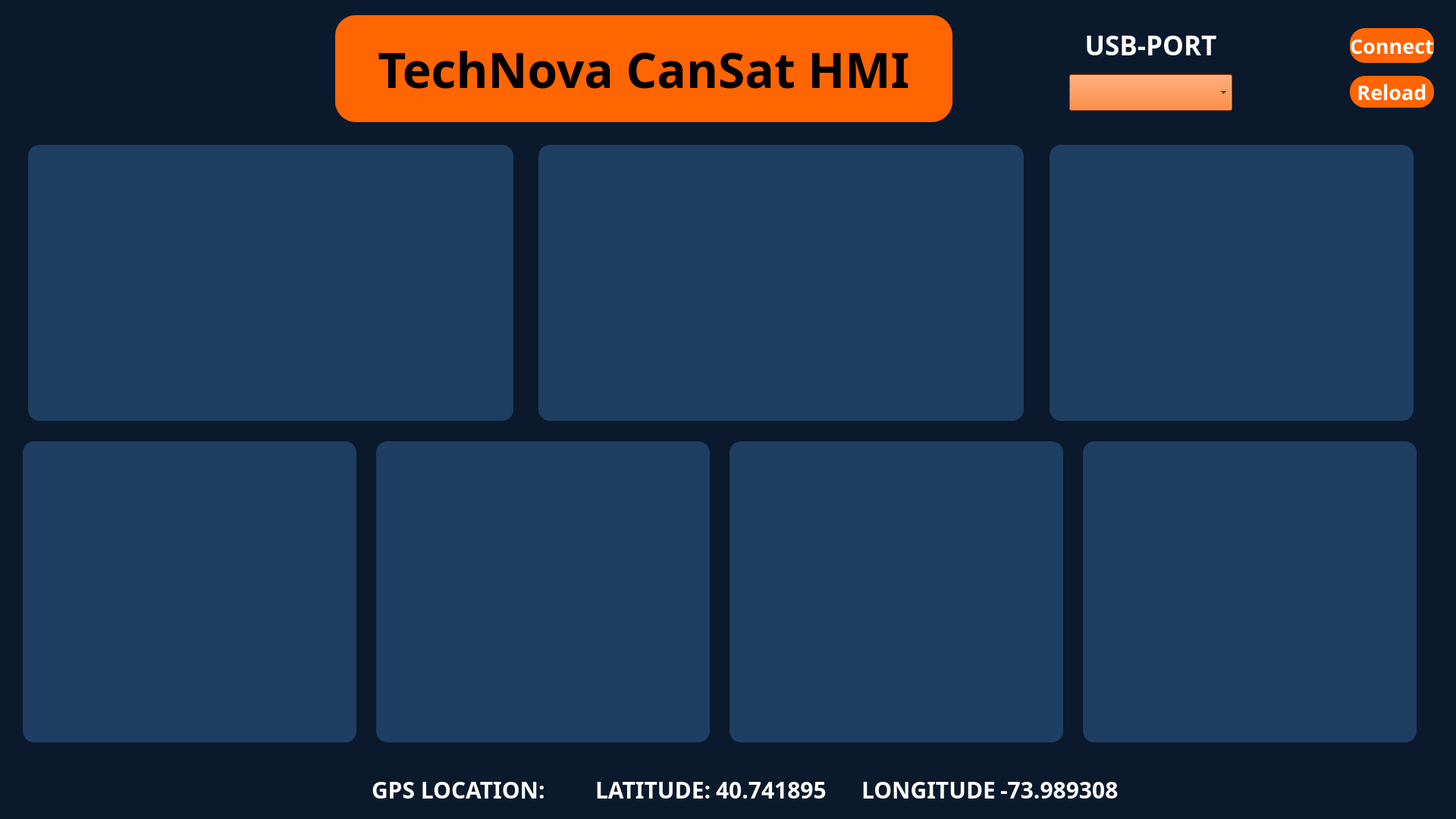
<?xml version="1.0" encoding="UTF-8"?>
<ui version="4.0">
 <class>MainWindow</class>
 <widget class="QMainWindow" name="MainWindow">
  <property name="geometry">
   <rect>
    <x>0</x>
    <y>0</y>
    <width>1920</width>
    <height>1080</height>
   </rect>
  </property>
  <property name="windowTitle">
   <string>MainWindow</string>
  </property>
  <property name="autoFillBackground">
   <bool>false</bool>
  </property>
  <property name="animated">
   <bool>true</bool>
  </property>
  <widget class="QWidget" name="centralwidget">
   <property name="styleSheet">
    <string notr="true">background-color: #0B192C;</string>
   </property>
   <widget class="QWidget" name="horizontalLayoutWidget">
    <property name="geometry">
     <rect>
      <x>10</x>
      <y>20</y>
      <width>1881</width>
      <height>141</height>
     </rect>
    </property>
    <layout class="QHBoxLayout" name="horizontalLayout_2">
     <item>
      <spacer name="horizontalSpacer_4">
       <property name="orientation">
        <enum>Qt::Horizontal</enum>
       </property>
       <property name="sizeHint" stdset="0">
        <size>
         <width>40</width>
         <height>20</height>
        </size>
       </property>
      </spacer>
     </item>
     <item>
      <widget class="QLabel" name="label_2">
       <property name="enabled">
        <bool>true</bool>
       </property>
       <property name="minimumSize">
        <size>
         <width>128</width>
         <height>128</height>
        </size>
       </property>
       <property name="maximumSize">
        <size>
         <width>128</width>
         <height>128</height>
        </size>
       </property>
       <property name="text">
        <string/>
       </property>
       <property name="pixmap">
        <pixmap>../../Downloads/Insignia-TechNova 1.png</pixmap>
       </property>
       <property name="scaledContents">
        <bool>true</bool>
       </property>
      </widget>
     </item>
     <item>
      <spacer name="horizontalSpacer_3">
       <property name="orientation">
        <enum>Qt::Horizontal</enum>
       </property>
       <property name="sizeHint" stdset="0">
        <size>
         <width>40</width>
         <height>20</height>
        </size>
       </property>
      </spacer>
     </item>
     <item>
      <widget class="QLabel" name="label">
       <property name="minimumSize">
        <size>
         <width>814</width>
         <height>133</height>
        </size>
       </property>
       <property name="maximumSize">
        <size>
         <width>814</width>
         <height>16777215</height>
        </size>
       </property>
       <property name="font">
        <font>
         <family>Kode Mono</family>
         <pointsize>1</pointsize>
         <weight>75</weight>
         <bold>true</bold>
        </font>
       </property>
       <property name="autoFillBackground">
        <bool>false</bool>
       </property>
       <property name="styleSheet">
        <string notr="true">background-color:#FF6500;
color: #000000;
font-size: 64px;
font-weight: bold;
border-radius: 27px;

</string>
       </property>
       <property name="text">
        <string>TechNova CanSat HMI</string>
       </property>
       <property name="alignment">
        <set>Qt::AlignCenter</set>
       </property>
      </widget>
     </item>
     <item>
      <spacer name="horizontalSpacer">
       <property name="orientation">
        <enum>Qt::Horizontal</enum>
       </property>
       <property name="sizeHint" stdset="0">
        <size>
         <width>40</width>
         <height>20</height>
        </size>
       </property>
      </spacer>
     </item>
     <item>
      <layout class="QVBoxLayout" name="verticalLayout_3">
       <property name="spacing">
        <number>0</number>
       </property>
       <item>
        <widget class="QLabel" name="label_3">
         <property name="minimumSize">
          <size>
           <width>0</width>
           <height>48</height>
          </size>
         </property>
         <property name="maximumSize">
          <size>
           <width>16777215</width>
           <height>48</height>
          </size>
         </property>
         <property name="font">
          <font>
           <family>Kode Mono</family>
           <pointsize>1</pointsize>
           <weight>75</weight>
           <bold>true</bold>
          </font>
         </property>
         <property name="styleSheet">
          <string notr="true">color: #FFFFFF;
font-size: 35px;
font-weight: bold;
</string>
         </property>
         <property name="text">
          <string>USB-PORT</string>
         </property>
         <property name="alignment">
          <set>Qt::AlignCenter</set>
         </property>
        </widget>
       </item>
       <item>
        <widget class="QComboBox" name="port_box">
         <property name="minimumSize">
          <size>
           <width>215</width>
           <height>48</height>
          </size>
         </property>
         <property name="maximumSize">
          <size>
           <width>215</width>
           <height>16777215</height>
          </size>
         </property>
         <property name="styleSheet">
          <string notr="true">background-color: #FF6500;</string>
         </property>
        </widget>
       </item>
      </layout>
     </item>
     <item>
      <spacer name="horizontalSpacer_2">
       <property name="orientation">
        <enum>Qt::Horizontal</enum>
       </property>
       <property name="sizeHint" stdset="0">
        <size>
         <width>40</width>
         <height>20</height>
        </size>
       </property>
      </spacer>
     </item>
     <item>
      <layout class="QVBoxLayout" name="verticalLayout_2">
       <property name="spacing">
        <number>0</number>
       </property>
       <property name="sizeConstraint">
        <enum>QLayout::SetFixedSize</enum>
       </property>
       <property name="rightMargin">
        <number>0</number>
       </property>
       <item>
        <widget class="QPushButton" name="bt_connect">
         <property name="maximumSize">
          <size>
           <width>138</width>
           <height>46</height>
          </size>
         </property>
         <property name="baseSize">
          <size>
           <width>0</width>
           <height>0</height>
          </size>
         </property>
         <property name="font">
          <font>
           <family>Kode Mono</family>
           <pointsize>1</pointsize>
           <weight>75</weight>
           <bold>true</bold>
           <stylestrategy>PreferAntialias</stylestrategy>
          </font>
         </property>
         <property name="styleSheet">
          <string notr="true">QPushButton
{
background-color:#FF6500;
color:#FFFFFF;
font-size: 27px;
border-radius: 30px;
border-radius: 20px;
}


QPushButton:hover
{
   background-color:#8A3700;
}</string>
         </property>
         <property name="text">
          <string>Connect</string>
         </property>
        </widget>
       </item>
       <item>
        <widget class="QPushButton" name="bt_refresh">
         <property name="maximumSize">
          <size>
           <width>138</width>
           <height>42</height>
          </size>
         </property>
         <property name="font">
          <font>
           <family>Kode Mono</family>
           <pointsize>1</pointsize>
           <weight>75</weight>
           <bold>true</bold>
          </font>
         </property>
         <property name="styleSheet">
          <string notr="true">QPushButton
{
background-color:#FF6500;
color:#FFFFFF;
font-size: 27px;
border-radius: 30px;
border-radius: 20px;
}


QPushButton:hover
{
   background-color:#8A3700;
}</string>
         </property>
         <property name="text">
          <string>Reload</string>
         </property>
        </widget>
       </item>
      </layout>
     </item>
    </layout>
   </widget>
   <widget class="QWidget" name="verticalLayoutWidget_2">
    <property name="geometry">
     <rect>
      <x>10</x>
      <y>170</y>
      <width>1881</width>
      <height>831</height>
     </rect>
    </property>
    <layout class="QVBoxLayout" name="verticalLayout_4">
     <item>
      <layout class="QHBoxLayout" name="horizontalLayout">
       <item>
        <spacer name="horizontalSpacer_7">
         <property name="orientation">
          <enum>Qt::Horizontal</enum>
         </property>
         <property name="sizeHint" stdset="0">
          <size>
           <width>40</width>
           <height>20</height>
          </size>
         </property>
        </spacer>
       </item>
       <item>
        <widget class="QWidget" name="gyro_chart" native="true">
         <property name="minimumSize">
          <size>
           <width>640</width>
           <height>0</height>
          </size>
         </property>
         <property name="maximumSize">
          <size>
           <width>488</width>
           <height>364</height>
          </size>
         </property>
         <property name="styleSheet">
          <string notr="true">background-color:#1E3E62;
border-radius:15px;</string>
         </property>
         <widget class="QWidget" name="gridLayoutWidget">
          <property name="geometry">
           <rect>
            <x>10</x>
            <y>10</y>
            <width>611</width>
            <height>341</height>
           </rect>
          </property>
          <layout class="QGridLayout" name="gyroscope"/>
         </widget>
        </widget>
       </item>
       <item>
        <spacer name="horizontalSpacer_5">
         <property name="orientation">
          <enum>Qt::Horizontal</enum>
         </property>
         <property name="sizeHint" stdset="0">
          <size>
           <width>40</width>
           <height>20</height>
          </size>
         </property>
        </spacer>
       </item>
       <item>
        <widget class="QWidget" name="acc_chart" native="true">
         <property name="minimumSize">
          <size>
           <width>640</width>
           <height>0</height>
          </size>
         </property>
         <property name="maximumSize">
          <size>
           <width>488</width>
           <height>364</height>
          </size>
         </property>
         <property name="styleSheet">
          <string notr="true">background-color:#1E3E62;
border-radius:15px;</string>
         </property>
         <widget class="QWidget" name="gridLayoutWidget_2">
          <property name="geometry">
           <rect>
            <x>10</x>
            <y>10</y>
            <width>621</width>
            <height>341</height>
           </rect>
          </property>
          <layout class="QGridLayout" name="acceleration"/>
         </widget>
        </widget>
       </item>
       <item>
        <spacer name="horizontalSpacer_6">
         <property name="orientation">
          <enum>Qt::Horizontal</enum>
         </property>
         <property name="sizeHint" stdset="0">
          <size>
           <width>40</width>
           <height>20</height>
          </size>
         </property>
        </spacer>
       </item>
       <item>
        <widget class="QWidget" name="ppm_chart" native="true">
         <property name="minimumSize">
          <size>
           <width>480</width>
           <height>0</height>
          </size>
         </property>
         <property name="maximumSize">
          <size>
           <width>364</width>
           <height>364</height>
          </size>
         </property>
         <property name="styleSheet">
          <string notr="true">background-color:#1E3E62;
border-radius:15px;</string>
         </property>
         <widget class="QWidget" name="gridLayoutWidget_3">
          <property name="geometry">
           <rect>
            <x>0</x>
            <y>10</y>
            <width>471</width>
            <height>351</height>
           </rect>
          </property>
          <layout class="QGridLayout" name="gridLayout"/>
         </widget>
        </widget>
       </item>
       <item>
        <spacer name="horizontalSpacer_8">
         <property name="orientation">
          <enum>Qt::Horizontal</enum>
         </property>
         <property name="sizeHint" stdset="0">
          <size>
           <width>40</width>
           <height>20</height>
          </size>
         </property>
        </spacer>
       </item>
      </layout>
     </item>
     <item>
      <layout class="QHBoxLayout" name="horizontalLayout_4">
       <item>
        <widget class="QFrame" name="height_chart">
         <property name="minimumSize">
          <size>
           <width>440</width>
           <height>0</height>
          </size>
         </property>
         <property name="maximumSize">
          <size>
           <width>440</width>
           <height>397</height>
          </size>
         </property>
         <property name="styleSheet">
          <string notr="true">background-color:#1E3E62;
border-radius:15px;</string>
         </property>
         <property name="frameShape">
          <enum>QFrame::StyledPanel</enum>
         </property>
         <property name="frameShadow">
          <enum>QFrame::Raised</enum>
         </property>
         <widget class="QWidget" name="gridLayoutWidget_4">
          <property name="geometry">
           <rect>
            <x>10</x>
            <y>10</y>
            <width>421</width>
            <height>381</height>
           </rect>
          </property>
          <layout class="QGridLayout" name="height"/>
         </widget>
        </widget>
       </item>
       <item>
        <widget class="QWidget" name="temp_chart" native="true">
         <property name="maximumSize">
          <size>
           <width>440</width>
           <height>397</height>
          </size>
         </property>
         <property name="styleSheet">
          <string notr="true">background-color:#1E3E62;
border-radius:15px;</string>
         </property>
         <widget class="QWidget" name="gridLayoutWidget_5">
          <property name="geometry">
           <rect>
            <x>10</x>
            <y>10</y>
            <width>421</width>
            <height>381</height>
           </rect>
          </property>
          <layout class="QGridLayout" name="temp"/>
         </widget>
        </widget>
       </item>
       <item>
        <widget class="QWidget" name="press_chart" native="true">
         <property name="maximumSize">
          <size>
           <width>440</width>
           <height>397</height>
          </size>
         </property>
         <property name="styleSheet">
          <string notr="true">background-color:#1E3E62;
border-radius:15px;</string>
         </property>
         <widget class="QWidget" name="gridLayoutWidget_6">
          <property name="geometry">
           <rect>
            <x>10</x>
            <y>20</y>
            <width>411</width>
            <height>371</height>
           </rect>
          </property>
          <layout class="QGridLayout" name="pressure"/>
         </widget>
        </widget>
       </item>
       <item>
        <widget class="QWidget" name="speed_chart" native="true">
         <property name="maximumSize">
          <size>
           <width>440</width>
           <height>397</height>
          </size>
         </property>
         <property name="styleSheet">
          <string notr="true">background-color:#1E3E62;
border-radius:15px;</string>
         </property>
         <widget class="QWidget" name="gridLayoutWidget_7">
          <property name="geometry">
           <rect>
            <x>10</x>
            <y>20</y>
            <width>421</width>
            <height>371</height>
           </rect>
          </property>
          <layout class="QGridLayout" name="speed"/>
         </widget>
        </widget>
       </item>
      </layout>
     </item>
    </layout>
   </widget>
   <widget class="QWidget" name="horizontalLayoutWidget_2">
    <property name="geometry">
     <rect>
      <x>10</x>
      <y>1010</y>
      <width>1881</width>
      <height>61</height>
     </rect>
    </property>
    <layout class="QHBoxLayout" name="horizontalLayout_3">
     <item>
      <spacer name="horizontalSpacer_10">
       <property name="orientation">
        <enum>Qt::Horizontal</enum>
       </property>
       <property name="sizeType">
        <enum>QSizePolicy::Fixed</enum>
       </property>
       <property name="sizeHint" stdset="0">
        <size>
         <width>480</width>
         <height>20</height>
        </size>
       </property>
      </spacer>
     </item>
     <item>
      <widget class="QLabel" name="label_4">
       <property name="font">
        <font>
         <family>Kode Mono</family>
         <pointsize>1</pointsize>
         <weight>75</weight>
         <bold>true</bold>
        </font>
       </property>
       <property name="styleSheet">
        <string notr="true">color:#FFFFFF;
font-size: 30px;
font-weight: semibold;
</string>
       </property>
       <property name="text">
        <string>GPS LOCATION:</string>
       </property>
      </widget>
     </item>
     <item>
      <spacer name="horizontalSpacer_12">
       <property name="orientation">
        <enum>Qt::Horizontal</enum>
       </property>
       <property name="sizeType">
        <enum>QSizePolicy::Fixed</enum>
       </property>
       <property name="sizeHint" stdset="0">
        <size>
         <width>60</width>
         <height>0</height>
        </size>
       </property>
      </spacer>
     </item>
     <item>
      <layout class="QHBoxLayout" name="horizontalLayout_5">
       <item>
        <widget class="QLabel" name="label_8">
         <property name="font">
          <font>
           <family>Kode Mono</family>
           <pointsize>1</pointsize>
           <weight>75</weight>
           <bold>true</bold>
          </font>
         </property>
         <property name="styleSheet">
          <string notr="true">color:#FFFFFF;
font-size: 30px;
font-weight: semibold;</string>
         </property>
         <property name="text">
          <string>LATITUDE:</string>
         </property>
        </widget>
       </item>
       <item>
        <widget class="QLabel" name="lat">
         <property name="font">
          <font>
           <family>Kode Mono</family>
           <pointsize>1</pointsize>
           <weight>75</weight>
           <bold>true</bold>
          </font>
         </property>
         <property name="styleSheet">
          <string notr="true">color:#FFFFFF;
font-size: 30px;
font-weight: semibold;</string>
         </property>
         <property name="text">
          <string>40.741895</string>
         </property>
        </widget>
       </item>
       <item>
        <spacer name="horizontalSpacer_11">
         <property name="orientation">
          <enum>Qt::Horizontal</enum>
         </property>
         <property name="sizeType">
          <enum>QSizePolicy::Fixed</enum>
         </property>
         <property name="sizeHint" stdset="0">
          <size>
           <width>40</width>
           <height>20</height>
          </size>
         </property>
        </spacer>
       </item>
       <item>
        <widget class="QLabel" name="label_6">
         <property name="font">
          <font>
           <family>Kode Mono</family>
           <pointsize>1</pointsize>
           <weight>75</weight>
           <bold>true</bold>
          </font>
         </property>
         <property name="styleSheet">
          <string notr="true">color:#FFFFFF;
font-size: 30px;
font-weight: semibold;</string>
         </property>
         <property name="text">
          <string>LONGITUDE</string>
         </property>
        </widget>
       </item>
       <item>
        <widget class="QLabel" name="lon">
         <property name="font">
          <font>
           <family>Kode Mono</family>
           <pointsize>1</pointsize>
           <weight>75</weight>
           <bold>true</bold>
          </font>
         </property>
         <property name="styleSheet">
          <string notr="true">color:#FFFFFF;
font-size: 30px;
font-weight: semibold;
</string>
         </property>
         <property name="text">
          <string>-73.989308</string>
         </property>
        </widget>
       </item>
       <item>
        <spacer name="horizontalSpacer_9">
         <property name="orientation">
          <enum>Qt::Horizontal</enum>
         </property>
         <property name="sizeHint" stdset="0">
          <size>
           <width>40</width>
           <height>20</height>
          </size>
         </property>
        </spacer>
       </item>
      </layout>
     </item>
    </layout>
   </widget>
  </widget>
 </widget>
 <resources/>
 <connections/>
</ui>
